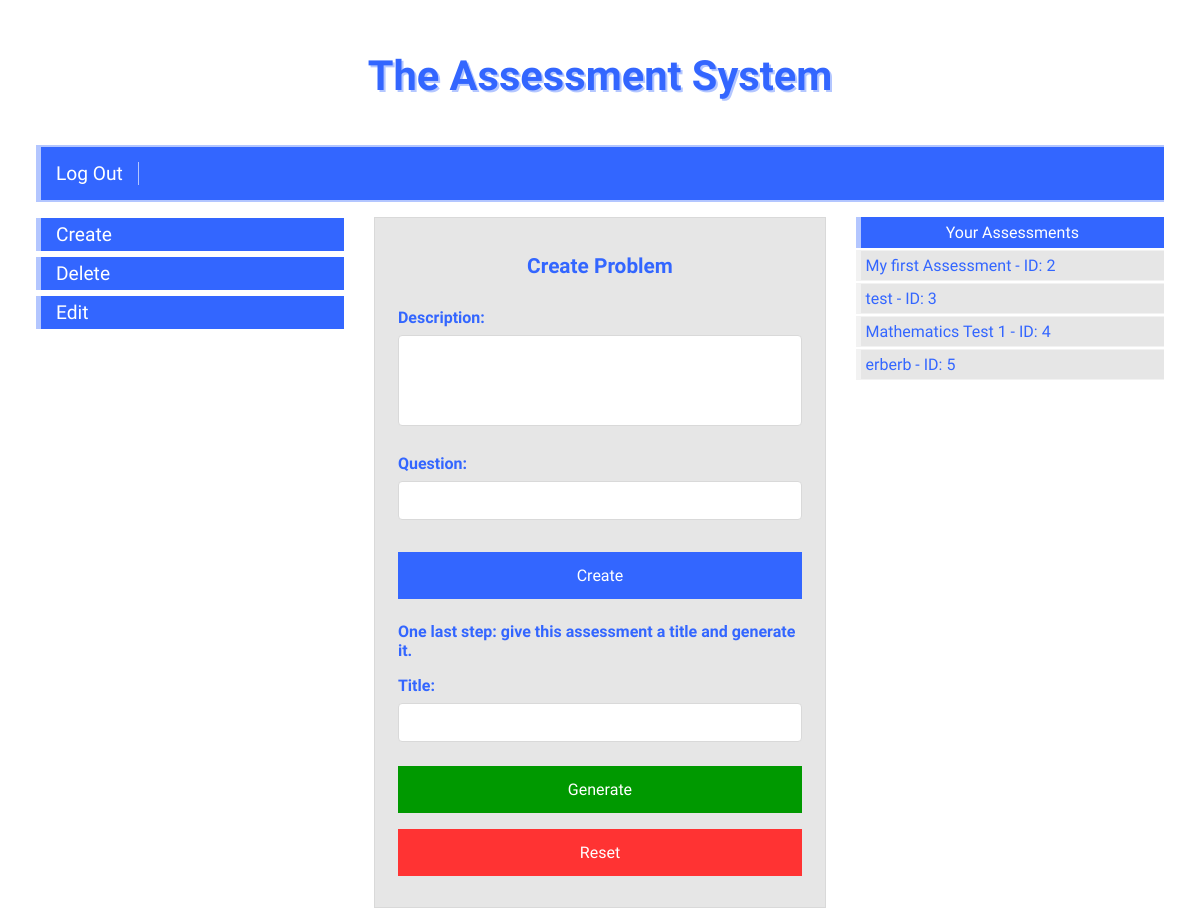
The page /create-assessment/ (signed in) on the database as committed earlier.
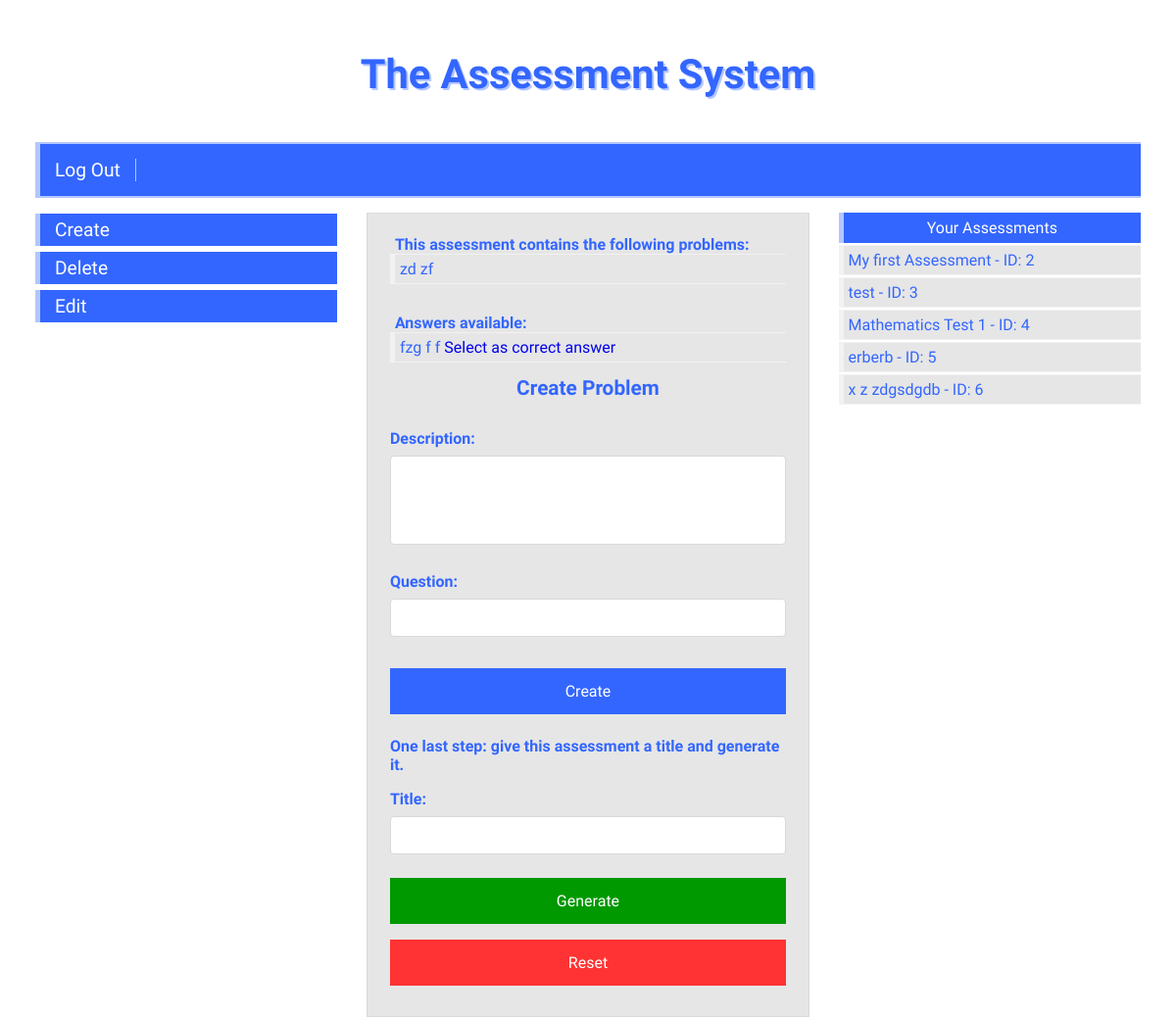
The same page on the database as committed later.
### assessment/models.py (models this page shows)
class Assessment(models.Model):
    creator = models.ForeignKey(settings.AUTH_USER_MODEL, on_delete=models.CASCADE, editable=False)
    title = models.CharField(max_length=100, blank=True)
    def __str__(self):
        return f'{self.title} - ID: {self.id}'

class Problem(models.Model):
    creator = models.ForeignKey(settings.AUTH_USER_MODEL, on_delete=models.CASCADE, editable=False)
    assessment = models.ForeignKey(Assessment, on_delete=models.CASCADE)
    description = models.TextField(blank=True)
    question = models.CharField(max_length=255, blank=False)
    is_finished = models.BooleanField(default=False)
    def __str__(self):
        return self.question

class Answer(models.Model):
    creator = models.ForeignKey(settings.AUTH_USER_MODEL, on_delete=models.CASCADE, editable=False)
    answer = models.CharField(max_length=255)
    question = models.ForeignKey(Problem, on_delete=models.CASCADE)
    is_correct_answer = models.BooleanField(default=False)
    def __str__(self):
        return self.answer

### assessment/views.py (the view, shortened to what this page needs)
# urls.py: path('create-assessment/', views.create_assessment, name='create-assessment'),
def create_assessment(request):
    user_id = request.user.id
    current_user = User.objects.get(id=user_id)
    create_problem_form = CreateProblemForm()
    create_assessment_form = CreateAssessmentForm()
    create_answer_form = CreateAnswerForm()
    first_access_temporary_assessment = Assessment.objects.filter(title='')
    if not first_access_temporary_assessment:
        temporary_assessment = Assessment.objects.create(
            creator=current_user
        )
        temporary_assessment.save()
        Problem.objects.all().delete()
    temporary_assessment = Assessment.objects.get(title='')
    assessment_problems = Problem.objects.filter(creator=current_user, assessment=temporary_assessment)
    problem_to_be_answered = assessment_problems.exclude(is_finished=True).last()
    problem_answers = None
    if assessment_problems and not problem_to_be_answered:
        problem_to_be_answered = None
    elif assessment_problems and problem_to_be_answered:
        problem_to_be_answered = assessment_problems.last()
    problems_and_answers = {}
    for problem in assessment_problems:
        problem_answers_list = []
        problem_answers_queryset = Answer.objects.filter(creator=current_user, question=problem)
        for problem_answer_object in problem_answers_queryset:
            problem_answers_list.append(problem_answer_object)
        problems_and_answers.update({problem: problem_answers_list})
    if request.method == 'POST' and 'reset-assessment' in request.POST:
        Problem.objects.filter(assessment=temporary_assessment).delete()
    if request.method == 'POST' and \
            temporary_assessment.title == '' and \
            'create-assessment' in request.POST:
        create_assessment_form = CreateAssessmentForm()
        messages.error(request, 'You have to give your assessment a title before generating it.')
    assessment_problems = Problem.objects.filter(creator=current_user, assessment=temporary_assessment)
    user_assessments = Assessment.objects.filter(creator=current_user).exclude(title='')
    template_name = 'create_assessment.html'
    context = {
        'create_assessment_form': create_assessment_form,
        'create_problem_form': create_problem_form,
        'create_answer_form': create_answer_form,
        'assessment_problems': assessment_problems,
        'user_assessments': user_assessments,
        'problem_answers': problem_answers,
        'problem_to_be_answered': problem_to_be_answered,
        'problems_and_answers': problems_and_answers,
    }
    return render(request, template_name, context)

### assessment/forms.py
class CreateAssessmentForm(ModelForm):
    class Meta:
        model = Assessment
        fields = [
            'title'
        ]

class CreateProblemForm(ModelForm):
    class Meta:
        model = Problem
        fields = [
            'description',
            'question'
        ]
        widgets = {
            'description': forms.Textarea(attrs={'rows': 5})
        }

### assessment/templates/assessment/create_assessment.html (shortened to what this page needs)
{% extends 'home.html' %}
{% block main-content-teacher %}
{% if problems_and_answers %}
<h2 id="problems">This assessment contains the following problems:</h2>
{% endif %}
{% for problem, answers in problems_and_answers.items %}
<ul>{{ problem }}</ul>
<h2>Answers available:</h2>
{% for answer in answers %}
<ul>
    {{ answer }}
    {% if answer.is_correct_answer == True %}
    This answer has been selected as the correct one.
    {% else %}
    <a href="{% url 'set-correct-answer' answer_id=answer.id from_view='create-assessment' %}">Select as correct
        answer</a>
    {% endif %}
</ul>
{% endfor %}
{% endfor %}
{% if problem_to_be_answered == None %}
<h1>Create Problem</h1>
<form action="{% url 'create-assessment' %}" method="post">
    {{ create_problem_form.as_p }}
    <input type="submit" value="Create" name="create-problem">
</form>
{% endif %}
<h3>One last step: give this assessment a title and generate it.</h3>
<form action="{% url 'create-assessment' %}" method="post">
    {{ create_assessment_form.as_p }}
    <input id="generate" type="submit" value="Generate" name="create-assessment">
    <input type="submit" value="Reset" id="reset" name="reset-assessment">
</form>
{% endblock %}

### core/templates/core/home.html (shortened to what this page needs)
{% extends 'base.html' %}
{% block content %}
<div class="col-12" id="logo">
    <h1><a href="{% url 'home' %}" class="logo">The Assessment System</a></h1>
</div>
<div class="col-12" id="navbar">
    {% if not user.is_authenticated %}
    <a href="{% url 'login' %}" class="navbar-button">Log In</a>
    <a href="{% url 'signup' %}" class="navbar-button">Sign Up</a>
    {% else %}
    <a href="{% url 'logout' %}" class="navbar-button">Log Out</a>
    {% endif %}
</div>
{% if user.role == 'Teacher' %}
<div class="col-3" id="left-side-teacher">
    <br><a href="{% url 'create-assessment' %}" name="create-assessment" class="left-side-button">Create</a>
    <br><a href="{% url 'delete-assessment' %}" name="delete-assessment" class="left-side-button">Delete</a>
    <br><a href="{% url 'edit-assessment' %}" name="edit-assessment" class="left-side-button">Edit</a>
</div>
<div class="col-6" id="main-content-teacher">
    {% block main-content-teacher %}
    {% endblock %}
</div>
<div class="col-3" id="right-side-teacher">
    {% if user_assessments %}
    <h3 class="right-side-title">Your Assessments</h3>
    {% for assessment in user_assessments %}
    <ul class="assessments-list">{{ assessment }}</ul>
    {% endfor %}
    {% else %}
    <h3>You have no assessments.</h3>
    {% endif %}
</div>
{% endif %}
{% endblock %}

Rows that differ between the two databases and show on the page:
added Problem: question "zd zf"
added Answer: answer "fzg f f", is_correct_answer "Select as correct answer"
added Assessment: title+id "x z zdgsdgdb - ID: 6"
Other text that changed with them:
text now shown: "This assessment contains the following problems:"
